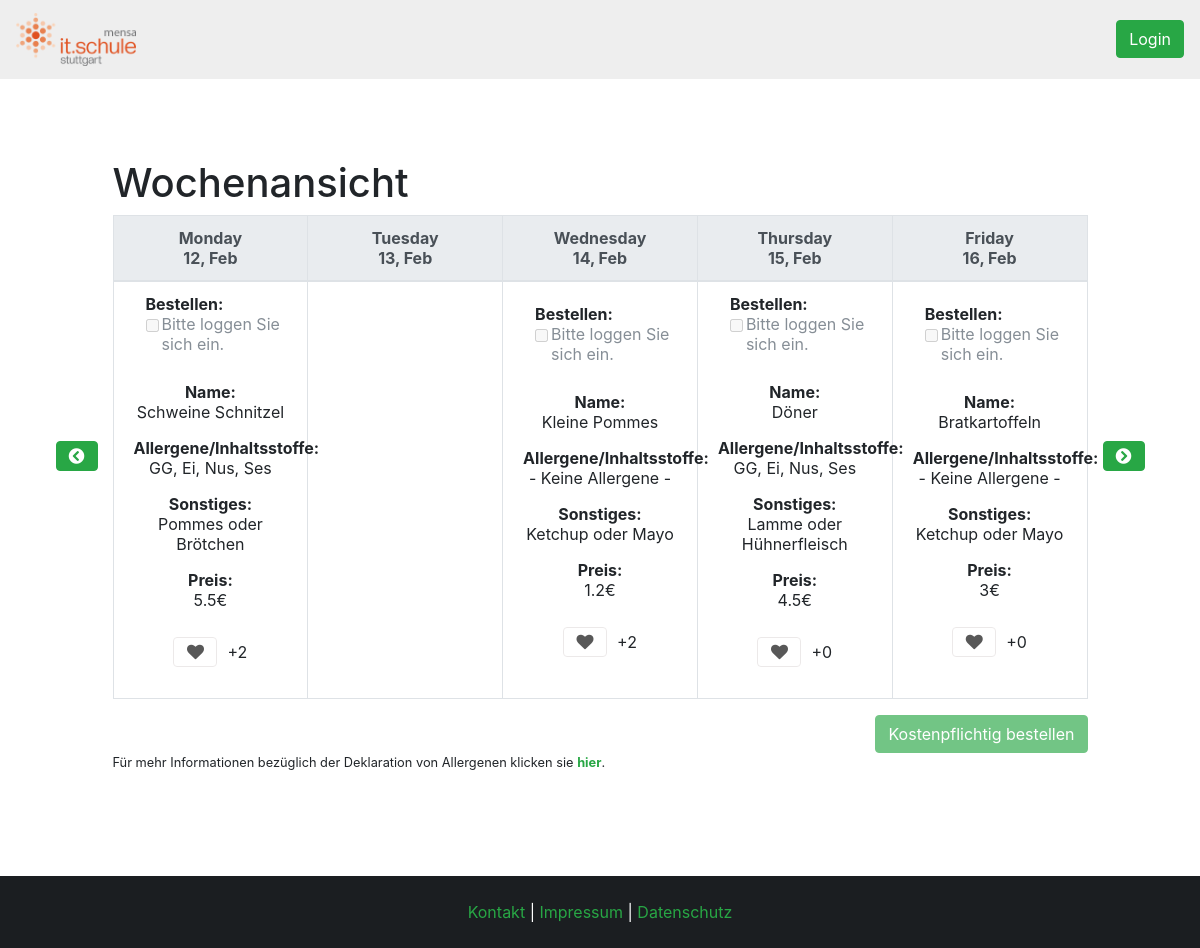
/php/index.php?week=7&year=2018, run on the app's committed database.
### tables this page shows
CREATE TABLE `speise` (
  `speise_ID` int(11) NOT NULL AUTO_INCREMENT,
  `name` varchar(45) NOT NULL,
  `preis` double NOT NULL,
  `likes` int(11) DEFAULT '0',
  `allergene_inhaltsstoffe` varchar(255) DEFAULT NULL,
  `sonstiges` varchar(255) DEFAULT NULL,
  PRIMARY KEY (`speise_ID`)
);

### php/index.php (the view, shortened to what this page needs)
<?php
	include_once 'dependencies.php';
	include_once 'views/index.php';
	include_once 'modals/index.php';
?>
<!DOCTYPE HTML>
<html>
	<head>
		<?php
			echo $head_dependencies;
			$dt = new DateTime;
			if (isset($_GET['year']) && isset($_GET['week'])) {
				$dt->setISODate($_GET['year'], $_GET['week']);
			} else {
				$dt->setISODate($dt->format('o'), $dt->format('W'));
			}
			$year = $dt->format('o');
			$week = $dt->format('W');
		?>
	</head>
	<body>
		<?php include 'header.php';	?>
		<div class="container col-sm-12">
			<div class="d-inline-flex">
				<div class="col-sm-1 align-self-center d-flex flex-row-reverse">
					<?PHP  $ThreeWeeksAgo = date("W", strtotime("- 3 week"));  ?>
					<a href="<?php echo $_SERVER['PHP_SELF'].'?week='.($week == 1 ? 52 : $week -1).'&year='.($week == 1 ? $year - 1 : $year) . '"'; if($week <= $ThreeWeeksAgo) { echo " class='disable' "; }  ?>">
						<button class="btn btn-success index-btns" <?PHP if($week == $ThreeWeeksAgo) { echo "disabled"; }  ?> >
							<i class='fas fa-chevron-circle-left'> </i>
						</button>
					</a>
				</div>
				<div class="align-self-stretch">
					<h1>Wochenansicht</h1>
					<table class="table table-bordered day-meal-table">
						<thead class="thead-light">
							<tr>
								<?php
									if($week < 10) {
										$week = '0'. $week;
									}
									$today = new DateTime();
									for($day=1; $day<=5; $day++){
										if ($dt->getTimestamp() == $today->getTimestamp()) {
											echo "<th class='today'>";
										} else {
											echo "<th>";
										}
										echo strftime("%A", $dt->getTimestamp()) . "<br>" . strftime('%d, %b', $dt->getTimestamp()) . "</th>\n";
										$dt->modify('+1 day');
									}
								?>
							</tr>
						</thead>
						<tbody>
							<?php
								$sql = "SELECT * FROM tagesangebot";
								$result = $conn->query($sql);
								$entries =[];
								while ($entry = $result->fetch_assoc()) {
									$entries[] = $entry;
								}
								for ($i=1 ;$i <=5; $i++) {
									$output=  "<td class='align-middle'>";
									$daymeal_exists = false;
									$gendate = new DateTime();
									$gendate->setISODate($year, $week, $i);
									$date = $gendate->format('Y-m-d');
									foreach ($entries as $entry){
										if ($entry['datum'] == $date) {
											$daymeal_exists = true;
											break;
										}
									}
									if ($daymeal_exists) {
										$countLikes = "SELECT COUNT(*) AS speise_likes FROM likes WHERE speise_ID =" .$entry['speise_ID'];
										$foodLikes = $conn->query($countLikes)->fetch_assoc()['speise_likes'];
										if (isset($_SESSION["id"])) {
											$checkLiked = "SELECT COUNT(*) AS userlike FROM likes WHERE speise_ID =" .$entry['speise_ID'] ." AND benutzer_ID =". $_SESSION["id"];
											$has_liked = $conn->query($checkLiked)->fetch_assoc()['userlike'];
										} else {
											$has_liked = 1;
										}
										$sql = "SELECT * FROM speise where speise_ID = ".$entry["speise_ID"];
										$meal = $conn->query($sql)->fetch_assoc();
										if (!isset($_SESSION['id'])) {
												$output = $output . "<div class='form-check d-flex flex-column'>
													<div class='d-flex'>
														<b>Bestellen:</b>
													</div>
													<div class='d-flex'>
														<input class='form-check-input indexCB ml-0' name='orders[]' type='checkbox' value='".$entry['tagesangebot_ID']."' disabled>
														<label class='form-check-label text-left pl-3'>Bitte loggen Sie sich ein.</label>
													</div>
												</div><br>";
										}
										$output = $output . "<div class='d-flex flex-column'>
										<div class='p-2'><b>Name:</b><div>".$meal['name']."</div></div>
										<div class='p-2'><b>Allergene/Inhaltsstoffe:</b><div>".$meal['allergene_inhaltsstoffe']."</div></div>
										<div class='p-2'><b>Sonstiges:</b><div>".$meal['sonstiges']."</div></div>
										<div class='p-2'><b>Preis:</b><div>".$meal['preis']."€</div></div>
										<div class='p-2'>" . likeButtons($meal["speise_ID"], $foodLikes, $has_liked) . "</div>
										</div>";
									}
									$output = $output . "</td>";
									echo $output;
								}
							?>
						</tbody>
					</table>
					<div class="order-btn">
						<input type="button" name="bestellen" class="btn btn-success order-btn" id="order-btn" value="Kostenpflichtig bestellen" data-toggle='modal' data-target='#confirm-submit' disabled>
					</div>
				</div>
				<div class="col-sm-1 align-self-center">
					<a href="<?php echo $_SERVER['PHP_SELF'].'?week='.($week == 52 ? 1 : 1 + $week).'&year='.($week == 52 ? 1 + $year : $year); ?>" class="right-arrow">
						<button class="btn btn-success position-relative">
							<i class='fas fa-chevron-circle-right'> </i>
						</button>
					</a>
				</div>
			</div>
			<div class="container col-sm-10 p-0">
				<small class="mt-2 mb-2">Für mehr Informationen bezüglich der Deklaration von Allergenen klicken sie <strong><a href="allergens.php" class="footer-links">hier</a></strong>.</small>
			</div>
		</div>
	</body>
	<?php
		include 'footer.php';
	?>
</html>

### php/dependencies.php (shortened to what this page needs)
<?php
	$head_dependencies = '
		<meta http-equiv="Content-Type" content="text/html; charset=utf-8">
		<meta charset="UTF-8">
		<link rel="stylesheet" type="text/css" href="../vendor/fontawesome/css/fontawesome-all.min.css">
		<link rel="stylesheet" type="text/css" href="../vendor/bootstrap/css/bootstrap.min.css">
		<link rel="stylesheet" type="text/css" href="../style/style.css">
		<link rel="stylesheet" type="text/css" href="../style/animate.css">
		<link rel="icon" href="../images/icon.ico">
		<script src="../vendor/Chart.js/Chart.min.js"></script>
	';
?>

### php/header.php (shortened to what this page needs)
<nav class="navbar navbar-expand-lg navbar-light custom-nav-bg" id="cd-top-link">
    <a class="navbar-brand" href="index.php"><img src='../images/logo.png' width="120px"/></a>
    <div class="collapse navbar-collapse" id="navbarSupportedContent">
        <ul class="nav navbar-nav navbar-right">
            <?php
                if (isset($_SESSION['email'])) {
                    echo  "<div class='btn-group pl-5 pr-5'>
                    <a role='button' href='profile.php' class='btn btn-primary'>" . $_SESSION['vorname'] . "</a>
                    <button type='button' class='btn btn-primary dropdown-toggle dropdown-toggle-split' data-toggle='dropdown' aria-haspopup='true' aria-expanded='false'>
                    <span class='sr-only'>" . $_SESSION['email'] . "</span>
                    </button>
                    <div class='dropdown-menu'>
                    <a class='dropdown-item mx-0 my-0 pt-0 pb-0 pl-2 pr-2' href='profile.php#v-pills-profile'>Profil</a>
                    <a class='dropdown-item mx-0 my-0 pt-0 pb-0 pl-2 pr-2' href='profile.php#v-pills-order'>Bestellungen</a>
                    <div class='dropdown-divider'></div>
                    <a class='dropdown-item mx-0 my-0 pt-0 pb-0 pl-2 pr-2' href='logout.php'>Logout</a>
                    </div>
                    </div>";
                } else {
                    echo "<button type='button' class='btn btn-success' data-toggle='modal' data-target='#popUpWindow'>Login</button>";
                }
            ?>
        </ul>
    </div>
</nav>
<div class="page-content-wrapper">

### php/views/index.php (shortened to what this page needs)
<?PHP
	function likeButtons($foodID, $foodLikes, $has_liked){
		if (isset($_SESSION['email'])) {
			if ($_SESSION['adminrechte'] == 2 ) {
				return '<div class="like-container"><button type="button" class="btn heart-btn disabled" data-toggle="tooltip" data-placement="bottom" title="Als Administrator können Sie das Essen nicht liken!">
				<i class="fas fa-heart like-heart-disabled"></i></button><p class="like-count">+'.$foodLikes.'</p></div>';
			} else if ($has_liked) {
				return '<form role="form" method="POST" action="">
				<input type="hidden" name="food_ID" value="'.$foodID.'">
				<div class="like-container"><button type="submit" name="Speisen_unliken" class="btn heart-btn like-btn unlike" data-toggle="tooltip" data-placement="bottom" title="Diese Speise nicht mehr liken">
				<i class="fas fa-heart like-heart"></i></button><p class="like-count">+'.$foodLikes.'</p></div>
				</form>';
			} else {
				return '<form role="form" method="POST" action="">
				<input type="hidden" name="food_ID" value="'.$foodID.'">
				<div class="like-container"><button type="submit" name="Speisen_liken" class="btn heart-btn like-btn like"data-toggle="tooltip" data-placement="bottom" title="Diese Speise liken.">
				<i class="fas fa-heart like-heart"></i></button><p class="like-count">+'.$foodLikes.'</p></div>
				</form>';
			}
		} else {
			return '<div class="d-flex justify-content-center align-items-center"><button type="button" class="btn heart-btn disabled" data-toggle="tooltip" data-placement="bottom" title="Sie müssen eingeloggt sein um zu liken.">
			<i class="fas fa-heart like-heart-disabled"></i></button><p class="like-count">+'.$foodLikes.'</p></div>';
		}
	}
?>

### php/footer.php (shortened to what this page needs)
<?php
	include_once 'dependencies.php';
?>
<footer class="footer position-absolute text-center py-4 px-4">
	<div class="container">
		<a class="footer-links" href='contact.php'>Kontakt</a> | <a class="footer-links" href='imprint.php'>Impressum</a> | <a class="footer-links" href='privacy.php'>Datenschutz</a>
	</div>
</footer>

### style/style.css (style rules this page uses)
* { box-sizing: border-box; }
html { margin: 0; padding: 0; height: 100%; }
body { position: relative; min-height: 100%; padding-bottom: 6em; }
table, thead, tbody, td, th { text-align: center; }
.order-btn { float: right; }
.footer { bottom: 0; left: 0; right: 0; background-color: #1b1e21; color: #fff; }
.footer-links { color: #28a745; }
.page-content-wrapper { margin: 80px 0; }
.custom-nav-bg { background-color: #eee!important; }
.day-meal-table { table-layout: fixed; }
.modalbox.success button, .modalbox.success button:active, .modalbox.success button:focus, { -webkit-transition: all 0.1s ease-in-out; transition: all 0.1s ease-in-out; -webkit-border-radius: 0; -moz-border-radius: 0; border-radius: 0; margin-top: 15px; width: 80%; background: transparent; color: #4caf50; border-color: #4caf50; outline: none; }
.heart-btn { border: 1px solid #e2dede; background-color: transparent !important; }
.like-count { margin: 16px 0 16px; padding-left: 10px; }

### data on the page
speise: name "Schweine Schnitzel", allergene_inhaltsstoffe "GG, Ei, Nus, Ses", sonstiges "Pommes oder Brötchen", preis "5.5"
speise: name "Kleine Pommes", allergene_inhaltsstoffe "- Keine Allergene -", sonstiges "Ketchup oder Mayo", preis "1.2"
speise: name "Döner", allergene_inhaltsstoffe "GG, Ei, Nus, Ses", sonstiges "Lamme oder Hühnerfleisch", preis "4.5"
speise: name "Bratkartoffeln", allergene_inhaltsstoffe "- Keine Allergene -", sonstiges "Ketchup oder Mayo", preis "3"

### other printed values
$foodLikes "2"
$foodLikes "0"
